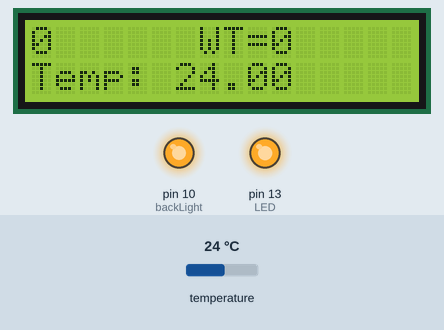
Simulated run of this sketch. Board: Arduino Uno, built with avr-gcc and run on an emulated ATmega328P. On the bench: 16×2 character LCD, output pins drawn as LEDs (lit = HIGH). The test bench sets the inputs (shaded band); at power-on: temperature 24 °C. Pins used as bus, display or sensor lines are not drawn; what the sketch prints to the serial monitor is not drawn.

Above: at 1.2 s.
1.3 s: temperature set to 27.2 °C
At 2.2 s:
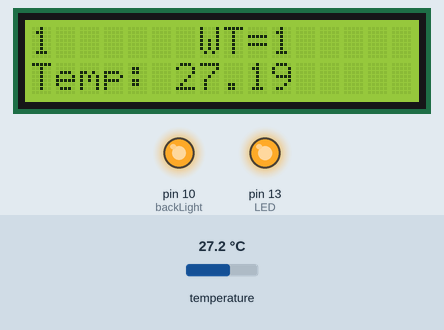
3.9 s: temperature set to 28.5 °C
At 4.9 s:
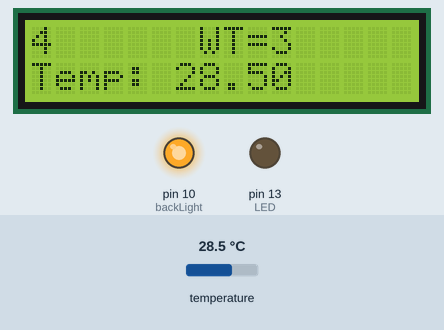
6.9 s: temperature set to 12 °C
At 8.4 s:
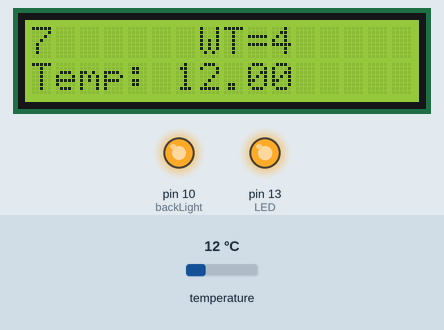
Timing chart, 0 to 9.9 s (numbered marks = the images above; inputs shaded):
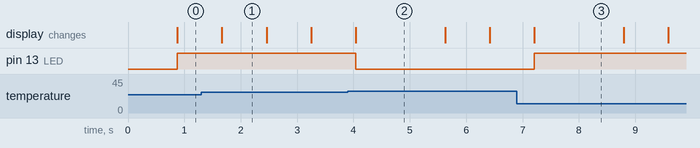

Measured:
- the behaviour switches between 28 and 28.1 °C on temperature (found by bisection; images 1 and 2)
- after the input at 3.9 s, pin 13 (LED): HIGH → LOW after 0.14 s
- after the input at 6.9 s, pin 13 (LED): LOW → HIGH after 0.31 s
- what the display in image 1 shows lasts 0.8 s, from 1.7 s to 2.5 s
- what the display in image 2 shows lasts 1.6 s, from 4.0 s to 5.6 s

The sketch:

qy-1602a_plus_DallasTemp_plus_SSR_testModule.ino
```cpp
// Include the libraries we need
#include <OneWire.h>
#include <DallasTemperature.h>
#include <LiquidCrystal.h>

// Data wire is plugged into port 6 on the Arduino
#define ONE_WIRE_BUS 6

// Setup a oneWire instance to communicate with any OneWire devices (not just Maxim/Dallas temperature ICs)
OneWire oneWire(ONE_WIRE_BUS);
// Pass our oneWire reference to Dallas Temperature.
DallasTemperature sensors(&oneWire);


const int rs = 12, en = 11, d4 = 5, d5 = 4, d6 = 3, d7 = 2;
const int Control_SSR = 9;
const int LED = 13;
LiquidCrystal lcd(rs, en, d4, d5, d6, d7);
int backLight = 10;
unsigned long workingTime;
unsigned long oldmillis = millis();

void setup() {

    // start serial port
  Serial.begin(9600);
  Serial.println("Dallas Temperature IC Control Library Demo");

  // Start up the library
  sensors.begin();


  pinMode(backLight,OUTPUT);
  pinMode(Control_SSR,OUTPUT);
  pinMode(LED,OUTPUT);
  analogWrite(backLight, 254);

  // set up the LCD's number of columns and rows:
  lcd.begin(16, 2);
  lcd.clear();        //clear the screen
  //lcd.setCursor(0,0); //set cursor to colume0, row 0 (the first row)
  // Print a message to the LCD.
  //  lcd.print("hello, world!");
  //  lcd.setCursor(0,1);  //move cursor down one
  //lcd.print("www.abrushfx.com");  //input your text here
}

void loop() {

  // call sensors.requestTemperatures() to issue a global temperature
  // request to all devices on the bus
  Serial.print("Requesting temperatures...");
  sensors.requestTemperatures(); // Send the command to get temperatures
  Serial.println("DONE");
  // After we got the temperatures, we can print them here.
  // We use the function ByIndex, and as an example get the temperature from the first sensor only.
  Serial.print("Temperature for the device 1 (index 0) is: ");
  Serial.println(sensors.getTempCByIndex(0));

  // (note: line 1 is the second row, since counting begins with 0):
  // print the number of seconds since reset:
  lcd.setCursor(0, 0);
  lcd.print(millis() / 1000);

  //온도 표시
  lcd.setCursor(0, 1);
  lcd.print("Temp: "); lcd.print(sensors.getTempCByIndex(0));

  //정해진 온도에 SSR에 연결된 부하 작동
  //참고로 Contr_SSR 핀이 13번이고 이 핀은 내부 LED와 연결되어 있음
  if(sensors.getTempCByIndex(0) <= 28 ) {
    digitalWrite(Control_SSR, HIGH);
    digitalWrite(LED,HIGH);

    lcd.setCursor(7,0);
    lcd.print("WT=");
    if(millis() >= oldmillis){
      workingTime += (millis()-oldmillis);
      //debugging section for workingTime
      //Serial.print(millis()); Serial.print(",");Serial.print(oldmillis);Serial.print(" ");Serial.println(workingTime);
      lcd.print(workingTime/1000);
    }
  }
  else {
    digitalWrite(Control_SSR,LOW);
    digitalWrite(LED,LOW);
  }
  oldmillis = millis();
}
```
